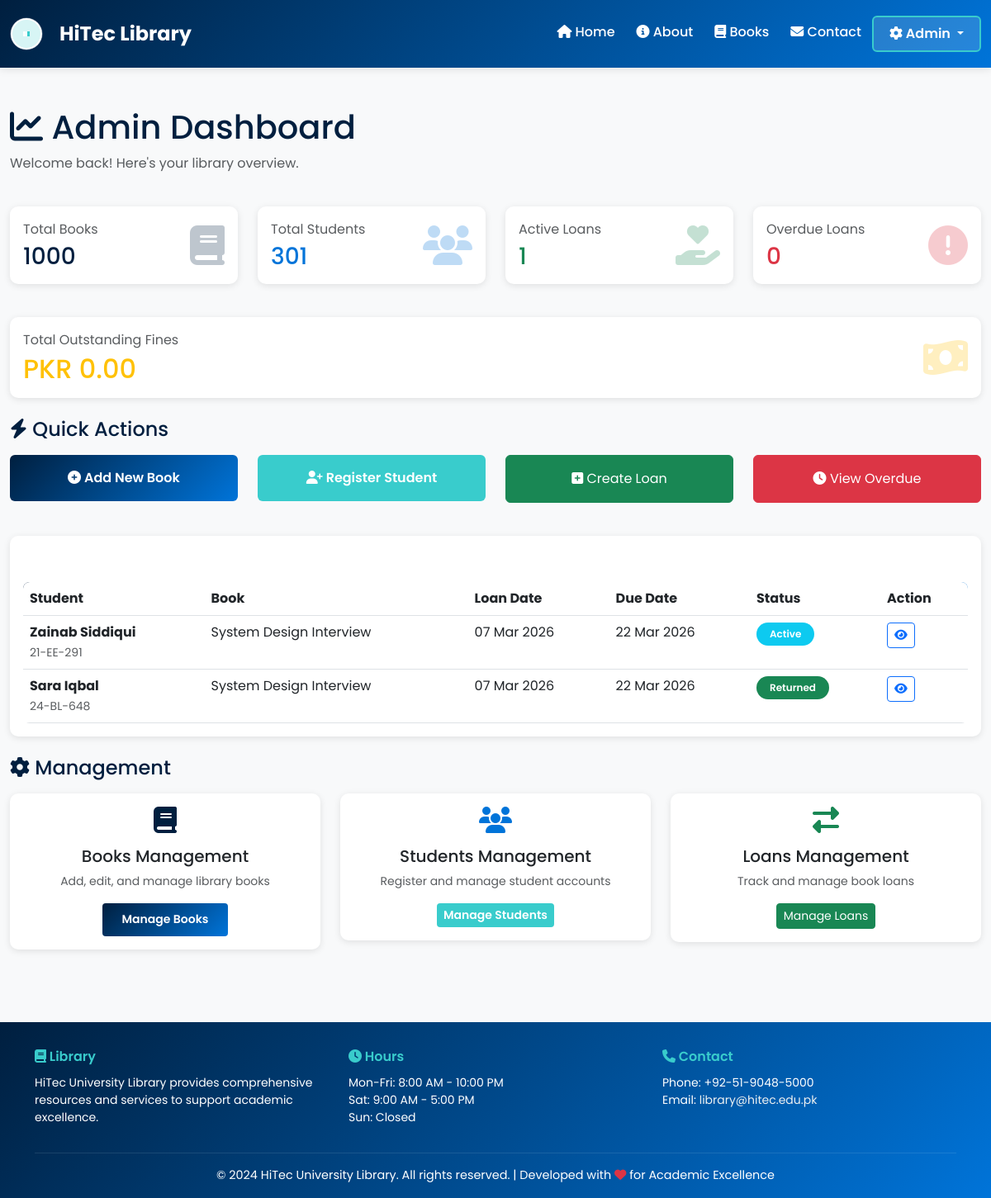
/admin/dashboard (signed in), run on an earlier commit of the app's database.
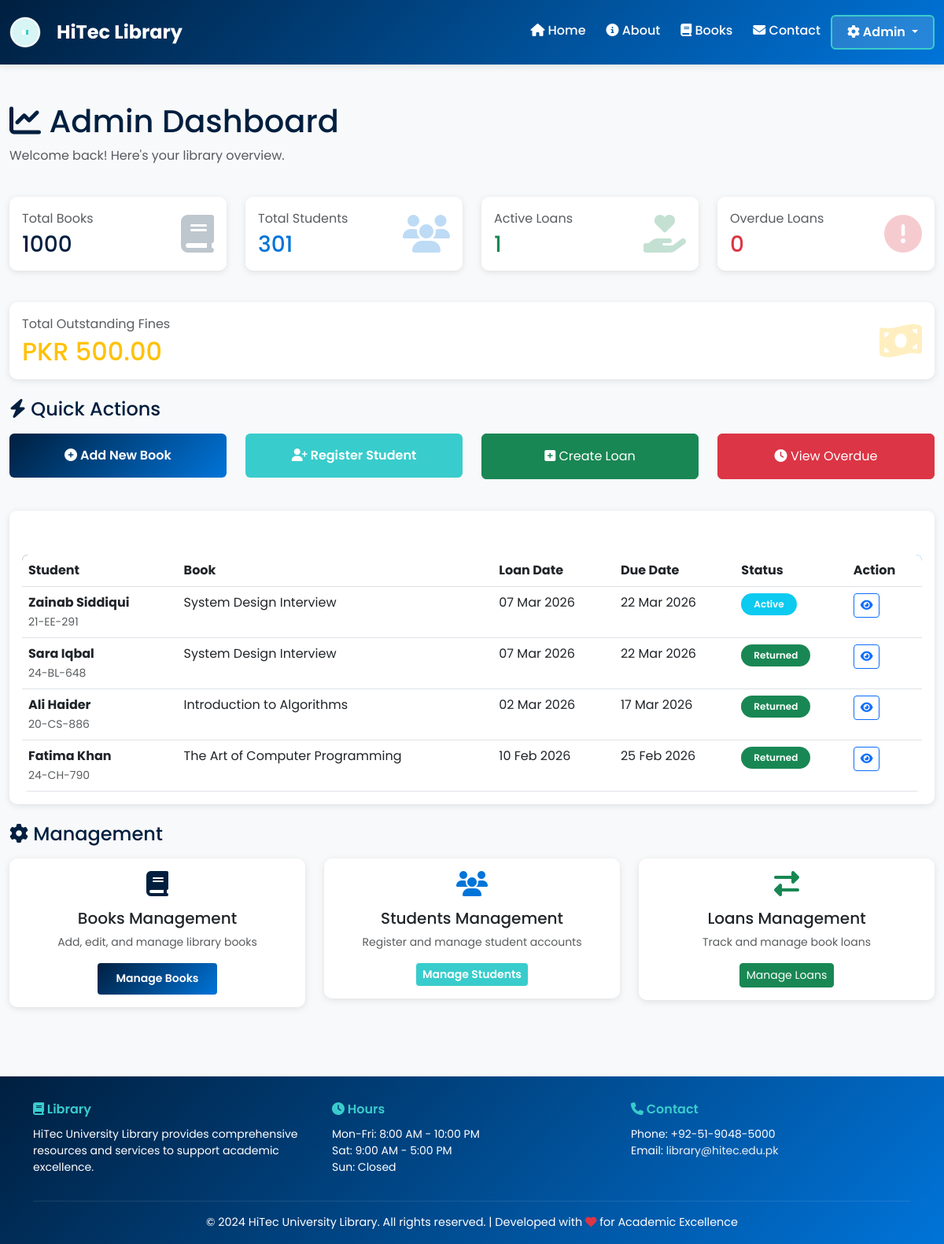
And on a later commit of the database.
### app.py (models this page shows, shortened)
class Loan(db.Model):
    id = db.Column(db.Integer, primary_key=True)
    student_id = db.Column(db.Integer, db.ForeignKey('student.id'), nullable=False)
    book_id = db.Column(db.Integer, db.ForeignKey('book.id'), nullable=False)
    loan_date = db.Column(db.DateTime, default=get_utc_now)
    due_date = db.Column(db.DateTime, nullable=False)
    return_date = db.Column(db.DateTime)
    is_returned = db.Column(db.Boolean, default=False)
    fine_amount = db.Column(db.Float, default=0.0)
    def is_overdue(self):
        if not self.is_returned:
            return get_utc_now() > self.due_date
        return False

class Student(db.Model):
    id = db.Column(db.Integer, primary_key=True)
    name = db.Column(db.String(150), nullable=False)
    email = db.Column(db.String(100), unique=True, nullable=False)
    roll_number = db.Column(db.String(20), unique=True, nullable=False)
    phone = db.Column(db.String(15))
    department = db.Column(db.String(100))
    semester = db.Column(db.Integer)
    library_card_number = db.Column(db.String(50), unique=True, nullable=False)
    card_status = db.Column(db.String(20), default='active')  # active, suspended, expired
    total_fines = db.Column(db.Float, default=0.0)
    registered_at = db.Column(db.DateTime, default=get_utc_now)
    loans = db.relationship('Loan', backref='student', lazy=True)
    reviews = db.relationship('Review', backref='student', lazy=True)

class Book(db.Model):
    id = db.Column(db.Integer, primary_key=True)
    title = db.Column(db.String(200), nullable=False)
    author = db.Column(db.String(150), nullable=False)
    isbn = db.Column(db.String(20), unique=True)
    genre = db.Column(db.String(50))
    year_published = db.Column(db.Integer)
    publisher = db.Column(db.String(150))
    total_copies = db.Column(db.Integer, default=1)
    available_copies = db.Column(db.Integer, default=1)
    cover_image = db.Column(db.String(500))
    description = db.Column(db.Text)
    average_rating = db.Column(db.Float, default=0.0)
    created_at = db.Column(db.DateTime, default=get_utc_now)
    loans = db.relationship('Loan', backref='book', lazy=True)
    reviews = db.relationship('Review', backref='book', lazy=True)

### app.py (the view)
@app.route('/admin/dashboard')
@login_required
def admin_dashboard():
    total_books = Book.query.count()
    total_students = Student.query.count()
    active_loans = Loan.query.filter_by(is_returned=False).count()
    overdue_loans = Loan.query.filter(
        Loan.is_returned == False,
        Loan.due_date < get_utc_now()
    ).count()
    total_fines = db.session.query(db.func.sum(Student.total_fines)).scalar() or 0
    recent_loans = Loan.query.order_by(Loan.loan_date.desc()).limit(5).all()
    return render_template('admin/dashboard.html',
                         total_books=total_books,
                         total_students=total_students,
                         active_loans=active_loans,
                         overdue_loans=overdue_loans,
                         total_fines=total_fines,
                         recent_loans=recent_loans)

### templates/admin/dashboard.html (shortened to what this page needs)
{% extends "base.html" %}
{% block content %}
<div class="container-fluid py-4">
    <div class="row mb-4">
        <div class="col-md-12">
            <h1 class="text-primary mb-2">
                <i class="fas fa-chart-line"></i> Admin Dashboard
            </h1>
            <p class="text-muted">Welcome back! Here's your library overview.</p>
        </div>
    </div>
    <div class="row mb-4">
        <div class="col-md-3 mb-3">
            <div class="card border-0 shadow-sm">
                <div class="card-body">
                    <div class="d-flex justify-content-between align-items-center">
                        <div>
                            <p class="text-muted mb-1">Total Books</p>
                            <h3 class="text-primary mb-0">{{ total_books }}</h3>
                        </div>
                        <i class="fas fa-book fa-3x text-primary opacity-25"></i>
                    </div>
                </div>
            </div>
        </div>
        <div class="col-md-3 mb-3">
            <div class="card border-0 shadow-sm">
                <div class="card-body">
                    <div class="d-flex justify-content-between align-items-center">
                        <div>
                            <p class="text-muted mb-1">Total Students</p>
                            <h3 class="text-secondary mb-0">{{ total_students }}</h3>
                        </div>
                        <i class="fas fa-users fa-3x text-secondary opacity-25"></i>
                    </div>
                </div>
            </div>
        </div>
        <div class="col-md-3 mb-3">
            <div class="card border-0 shadow-sm">
                <div class="card-body">
                    <div class="d-flex justify-content-between align-items-center">
                        <div>
                            <p class="text-muted mb-1">Active Loans</p>
                            <h3 class="text-success mb-0">{{ active_loans }}</h3>
                        </div>
                        <i class="fas fa-hand-holding-heart fa-3x text-success opacity-25"></i>
                    </div>
                </div>
            </div>
        </div>
        <div class="col-md-3 mb-3">
            <div class="card border-0 shadow-sm">
                <div class="card-body">
                    <div class="d-flex justify-content-between align-items-center">
                        <div>
                            <p class="text-muted mb-1">Overdue Loans</p>
                            <h3 class="text-danger mb-0">{{ overdue_loans }}</h3>
                        </div>
                        <i class="fas fa-exclamation-circle fa-3x text-danger opacity-25"></i>
                    </div>
                </div>
            </div>
        </div>
    </div>
    <div class="row mb-4">
        <div class="col-md-12">
            <div class="card border-0 shadow-sm">
                <div class="card-body">
                    <div class="d-flex justify-content-between align-items-center">
                        <div>
                            <p class="text-muted mb-1">Total Outstanding Fines</p>
                            <h2 class="text-warning mb-0">PKR {{ "%.2f"|format(total_fines) }}</h2>
                        </div>
                        <i class="fas fa-money-bill-wave fa-3x text-warning opacity-25"></i>
                    </div>
                </div>
            </div>
        </div>
    </div>
    <div class="row mb-4">
        <div class="col-md-12">
            <h4 class="text-primary mb-3">
                <i class="fas fa-bolt"></i> Quick Actions
            </h4>
        </div>
        <div class="col-md-3 mb-3">
            <a href="/admin/books/add" class="btn btn-primary w-100 py-3">
                <i class="fas fa-plus-circle"></i> Add New Book
            </a>
        </div>
        <div class="col-md-3 mb-3">
            <a href="/admin/students/add" class="btn btn-secondary w-100 py-3">
                <i class="fas fa-user-plus"></i> Register Student
            </a>
        </div>
        <div class="col-md-3 mb-3">
            <a href="/admin/loans/create" class="btn btn-success w-100 py-3">
                <i class="fas fa-plus-square"></i> Create Loan
            </a>
        </div>
        <div class="col-md-3 mb-3">
            <a href="/admin/loans?status=overdue" class="btn btn-danger w-100 py-3">
                <i class="fas fa-clock"></i> View Overdue
            </a>
        </div>
    </div>
    <div class="row">
        <div class="col-md-12">
            <div class="card border-0 shadow-sm">
                <div class="card-header bg-gradient text-white">
                    <h5 class="mb-0">
                        <i class="fas fa-history"></i> Recent Loans
                    </h5>
                </div>
                <div class="card-body">
                    {% if recent_loans %}
                    <div class="table-responsive">
                        <table class="table table-hover mb-0">
                            <thead>
                                <tr>
                                    <th>Student</th>
                                    <th>Book</th>
                                    <th>Loan Date</th>
                                    <th>Due Date</th>
                                    <th>Status</th>
                                    <th>Action</th>
                                </tr>
                            </thead>
                            <tbody>
                                {% for loan in recent_loans %}
                                <tr>
                                    <td>
                                        <strong>{{ loan.student.name }}</strong><br>
                                        <small class="text-muted">{{ loan.student.roll_number }}</small>
                                    </td>
                                    <td>{{ loan.book.title }}</td>
                                    <td>{{ loan.loan_date.strftime('%d %b %Y') }}</td>
                                    <td>{{ loan.due_date.strftime('%d %b %Y') }}</td>
                                    <td>
                                        {% if loan.is_returned %}
                                            <span class="badge bg-success">Returned</span>
                                        {% elif loan.is_overdue() %}
                                            <span class="badge bg-danger">Overdue</span>
                                        {% else %}
                                            <span class="badge bg-info">Active</span>
                                        {% endif %}
                                    </td>
                                    <td>
                                        <a href="/admin/loans" class="btn btn-sm btn-outline-primary">
                                            <i class="fas fa-eye"></i>
                                        </a>
                                    </td>
                                </tr>
                                {% endfor %}
                            </tbody>
                        </table>
                    </div>
                    {% else %}
                    <p class="text-muted text-center py-4">No recent loans</p>
                    {% endif %}
                </div>
            </div>
        </div>
    </div>
    <div class="row mt-4">
        <div class="col-md-12">
            <h4 class="text-primary mb-3">
                <i class="fas fa-cog"></i> Management
            </h4>
        </div>
        <div class="col-md-4 mb-3">
            <div class="card border-0 shadow-sm">
                <div class="card-body text-center">
                    <i class="fas fa-book fa-2x text-primary mb-3"></i>
                    <h5>Books Management</h5>
                    <p class="text-muted small">Add, edit, and manage library books</p>
                    <a href="/admin/books" class="btn btn-sm btn-primary">Manage Books</a>
                </div>
            </div>
        </div>
        <div class="col-md-4 mb-3">
            <div class="card border-0 shadow-sm">
                <div class="card-body text-center">
                    <i class="fas fa-users fa-2x text-secondary mb-3"></i>
                    <h5>Students Management</h5>
                    <p class="text-muted small">Register and manage student accounts</p>
                    <a href="/admin/students" class="btn btn-sm btn-secondary">Manage Students</a>
                </div>
            </div>
        </div>
        <div class="col-md-4 mb-3">
            <div class="card border-0 shadow-sm">
                <div class="card-body text-center">
                    <i class="fas fa-exchange-alt fa-2x text-success mb-3"></i>
                    <h5>Loans Management</h5>
                    <p class="text-muted small">Track and manage book loans</p>
                    <a href="/admin/loans" class="btn btn-sm btn-success">Manage Loans</a>
                </div>
            </div>
        </div>
    </div>
</div>
{% endblock %}

### templates/base.html (shortened to what this page needs)
<!DOCTYPE html>
<html lang="en">
<head>
    <link href="https://cdn.jsdelivr.net/npm/bootstrap@5.3.0/dist/css/bootstrap.min.css" rel="stylesheet">
    <link rel="stylesheet" href="https://cdnjs.cloudflare.com/ajax/libs/font-awesome/6.4.0/css/all.min.css">
</head>
<body>
    <nav class="navbar navbar-expand-lg navbar-dark sticky-top">
        <div class="container-fluid">
            <a class="navbar-brand" href="/">
                <span>HiTec Library</span>
            </a>
            <div class="collapse navbar-collapse" id="navbarNav">
                <ul class="navbar-nav ms-auto">
                    <li class="nav-item">
                        <a class="nav-link {% if request.endpoint == 'index' %}active{% endif %}" href="/">
                            <i class="fas fa-home"></i> Home
                        </a>
                    </li>
                    <li class="nav-item">
                        <a class="nav-link {% if request.endpoint == 'about' %}active{% endif %}" href="/about">
                            <i class="fas fa-info-circle"></i> About
                        </a>
                    </li>
                    <li class="nav-item">
                        <a class="nav-link {% if request.endpoint == 'public_books' %}active{% endif %}" href="/books">
                            <i class="fas fa-book"></i> Books
                        </a>
                    </li>
                    <li class="nav-item">
                        <a class="nav-link {% if request.endpoint == 'contact' %}active{% endif %}" href="/contact">
                            <i class="fas fa-envelope"></i> Contact
                        </a>
                    </li>
                    <li class="nav-item dropdown">
                        <button class="admin-btn dropdown-toggle" type="button" data-bs-toggle="dropdown" aria-expanded="false">
                            <i class="fas fa-cog"></i> Admin
                        </button>
                    </li>
                </ul>
            </div>
        </div>
    </nav>
    <main>
        {% block content %}{% endblock %}
    </main>
    <footer class="mt-5">
        <div class="container">
            <div class="row">
                <div class="col-md-4 mb-3">
                    <h5><i class="fas fa-book"></i> Library</h5>
                    <p class="small mb-0">HiTec University Library provides comprehensive resources and services to support academic excellence.</p>
                </div>
                <div class="col-md-4 mb-3">
                    <h5><i class="fas fa-clock"></i> Hours</h5>
                    <p class="small mb-0">Mon-Fri: 8:00 AM - 10:00 PM<br>Sat: 9:00 AM - 5:00 PM<br>Sun: Closed</p>
                </div>
                <div class="col-md-4 mb-3">
                    <h5><i class="fas fa-phone"></i> Contact</h5>
                    <p class="small mb-0">Phone: +92-51-9048-5000<br>Email: <a href="mailto:library@hitec.edu.pk">library@hitec.edu.pk</a></p>
                </div>
            </div>
            <div class="footer-bottom">
                <p>&copy; 2024 HiTec University Library. All rights reserved. | Developed with <i class="fas fa-heart text-danger"></i> for Academic Excellence</p>
            </div>
        </div>
    </footer>
</body>
</html>

What changed in the data, as far as the page shows it:
added Loan: student.name "Ali Haider", student.roll_number "20-CS-886", book "Introduction to Algorithms", loan_date "02 Mar 2026", due_date "17 Mar 2026", is_returned "Returned"
added Loan: student.name "Fatima Khan", student.roll_number "24-CH-790", book "The Art of Computer Programming", loan_date "10 Feb 2026", due_date "25 Feb 2026", is_returned "Returned"
Also different on the page:
{{ "%.2f"|format(total_fines) }}: "0.00" → "500.00"
